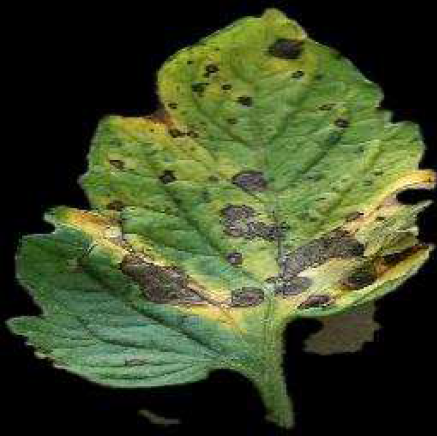
#> input picture Images/leaf.png, 437 x 436 px
$ jupyter execute Task3.ipynb
#> lines starting #> are read from the running program, lines starting #| are printed output that depends on the picture; after the words box and inside, x2 and y2 are one past the last pixel; in counts of white or black regions, pixels touching at a corner belong together
# Precision Agriculture

## Description
- Digital image processing is one of the potential technologies used in precision agriculture to gather information, such as seed emergence and plant health from digital images. Monitoring a plant farm requires a great deal of human, plant growth and tracking the health of the plant are two of the most important aspects in farm monitoring. Plant disease has a big impact on plant health, and it varies depending on a lot of things like climatic changes, ground soil, and insect disturbance. Identifying plant disease in today's agriculture is a difficult and complex process and traditionally done manually. Humans can identify external plant abnormalities by observing them, but personally inspecting each area of the field can be time consuming and challenging. With this, a farm monitoring system was introduced that can remotely observe the filed either by a Drone or field camera. The main focus of this system is to identify the dieses of the plant based on its plants characteristic and provide necessary to determine plants with disease. As show in the image below, (A) is a healthy plant while (B) is not.

## Task
- As part of detecting plant disease, an image needs to be pre-processed. With this, you task is to apply digital image processing technique to highlight the affected parts of the plant as shown in the image below.

## Explanation
1. Libraries Used:
    - cv2: OpenCV library for image processing tasks.
    - numpy: Library for numerical operations on arrays.
    - matplotlib.pyplot: Library for plotting and visualization.
2. User Defined Functions: N/A
3. Image Conversion:
    - Convert image from BGR to grayscale: The cv2.cvtColor() function is used to convert the input image from the default BGR (Blue-Green-Red) color space to grayscale. Grayscale images are often used for edge detection and thresholding.
4. Image Preparation:
    - Thresholding: The cv2.threshold() function is applied to convert the grayscale image into a binary image. A threshold value of 75 is used, where pixel values below the threshold are set to 0 (black) and values above the threshold are set to 255 (white). This operation helps to isolate the leaf from the background.
    - Edge Detection: The cv2.Canny() function is used to detect the edges in the binary image. The Canny edge detection algorithm identifies regions of significant intensity changes, which correspond to the edges of objects in the image.
    - Morphological Operation: The cv2.dilate() function is used to make the edges thicker by applying a morphological dilation operation. This helps to enhance the visibility of the leaf edges.
5. Explanation of Code:
    - The given image is read using cv2.imread() function.
    - The image is converted to grayscale using cv2.cvtColor() function.
    - Thresholding is applied using cv2.threshold() to create a binary image where green parts of the image become black and the rest becomes white.
    - Edge detection is performed using cv2.Canny() function to detect the edges in the binary image.
    - Morphological dilation is applied using cv2.dilate() to make the edges thicker for better visibility.
    - The original image and the segmented image are displayed side by side using plt.imshow() and plt.subplot() functions.
6. Additional Methods Used:
    - Additional Methods Used: N/A
7. Difficulty Faced and Solution:
    - Difficulty: The main difficulty faced in this challenge was determining an appropriate threshold value for thresholding the grayscale image. Choosing an incorrect threshold value could lead to incorrect segmentation or loss of important details.
    - Solution: To overcome this difficulty, an empirical approach was used. Multiple threshold values were tested on the grayscale image, and the value of 75 was found to provide a good segmentation result. Adjusting the threshold value based on the specific image characteristics and requirements can further refine the segmentation results.

[cell 1]
import cv2
import numpy as np
import matplotlib.pyplot as plt

# Read the image
image = cv2.imread('Images/leaf.png')
#> image is the input picture: shape (436, 437, 3); mean B, G, R 40.4, 73, 62.1

gray = cv2.cvtColor(image ,cv2.COLOR_BGR2GRAY)
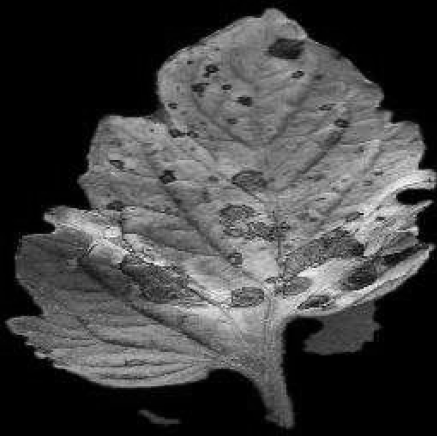
#> gray: shape (436, 437); min 0, max 250, mean 66

# make the green parts of the image black and the rest white
ret, thresh = cv2.threshold(gray, 75, 255, cv2.THRESH_BINARY)
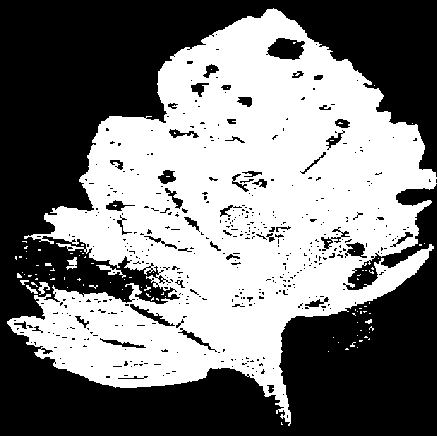
#> thresh: shape (436, 437); 47.8% white; 97 white regions (90 under 20 px), largest, box (x1, y1, x2, y2) and area: (7, 8, 437, 426) 90404, (96, 265, 126, 278) 118, (66, 257, 77, 270) 78

# find the edges of the image
edges = cv2.Canny(thresh, 50, 200)
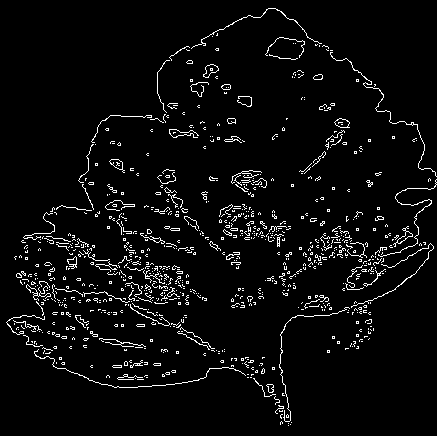
#> edges: shape (436, 437); 4.4% white in thin lines or dots

# Make the edges thicker
kernel = np.ones((3,3),np.uint8)
edges = cv2.dilate(edges,kernel,iterations = 2)
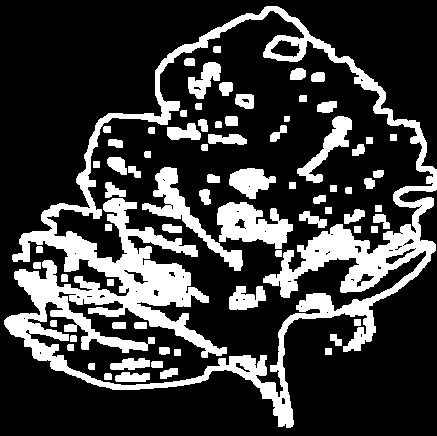
#> edges: shape (436, 437); 23.7% white; 74 white regions, largest, box (x1, y1, x2, y2) and area: (4, 6, 437, 428) 30782, (217, 202, 293, 249) 2182, (142, 167, 243, 271) 2004

# Display the original image and the segmented image
plt.figure(figsize=(10, 10))
plt.subplot(1, 3, 1)
plt.imshow(cv2.cvtColor(image, cv2.COLOR_BGR2RGB))
plt.title('A')
plt.axis('off')
plt.subplot(1, 3, 2)
plt.imshow(edges, cmap='gray')
plt.title('B')
plt.axis('off')
plt.show()
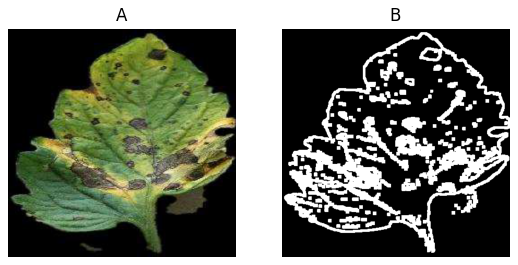
#> figure drawn by matplotlib, 2 panels

$ run again, with Images/test.jpg saved as Images/leaf.png
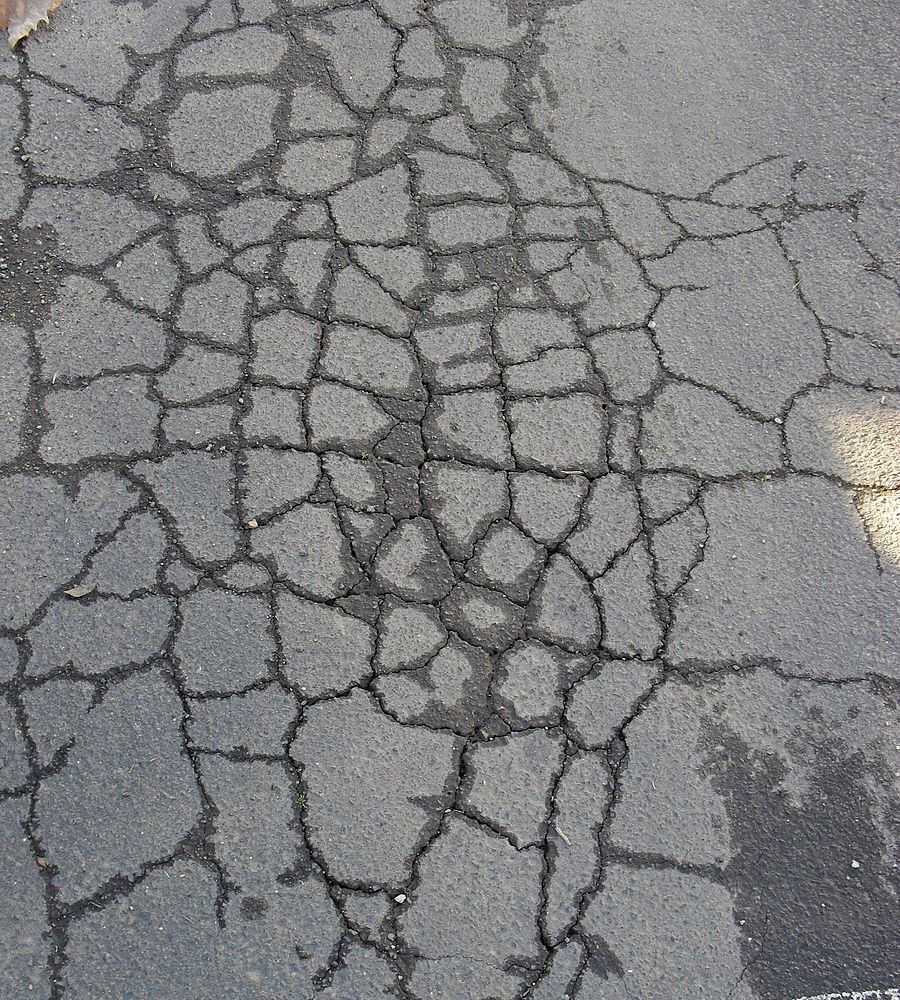
#> input picture Images/test.jpg, 900 x 1000 px
#> image is the input picture: shape (1000, 900, 3); mean B, G, R 126.1, 125.4, 125.2
#> `ret, thresh = cv2.threshold(gray, 75, 255, cv2.THRESH_BINARY)`:
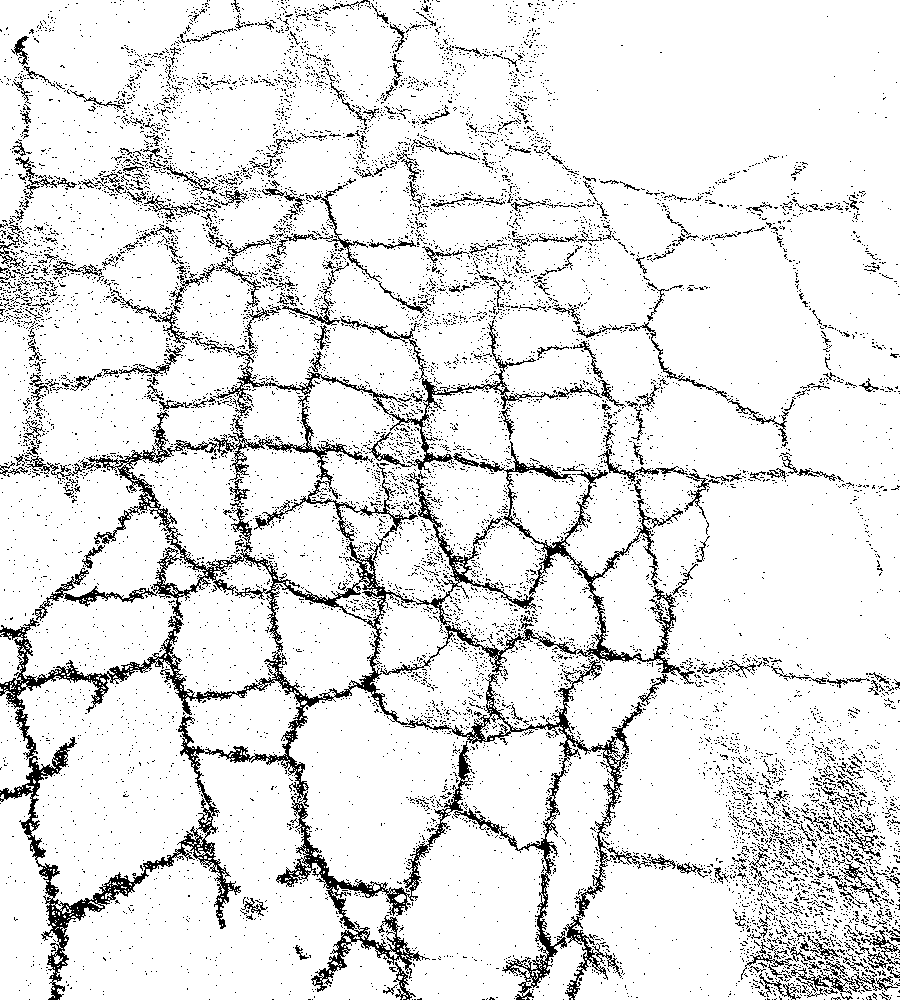
#> thresh: shape (1000, 900); 89.7% white; black in thin lines or dots
#> `plt.show()`:
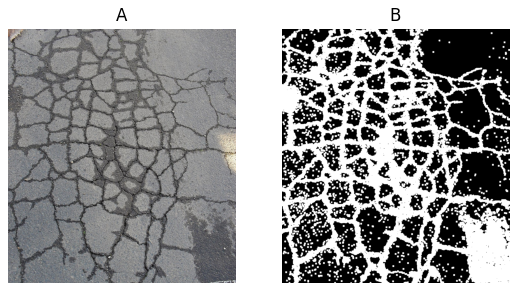
#> figure drawn by matplotlib, 2 panels
